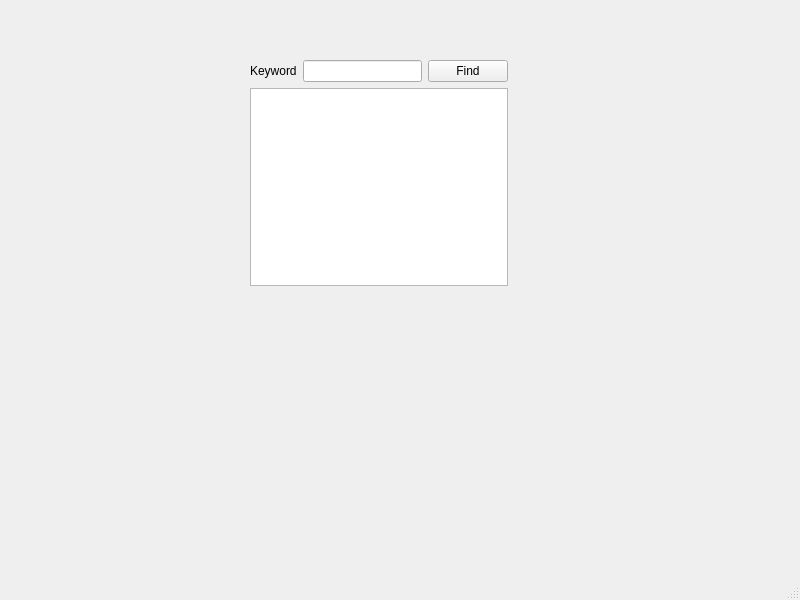
<?xml version="1.0" encoding="UTF-8"?>
<ui version="4.0">
 <class>TextFinder</class>
 <widget class="QMainWindow" name="TextFinder">
  <property name="geometry">
   <rect>
    <x>0</x>
    <y>0</y>
    <width>800</width>
    <height>600</height>
   </rect>
  </property>
  <property name="windowTitle">
   <string>TextFinder</string>
  </property>
  <widget class="QWidget" name="centralwidget">
   <widget class="QWidget" name="">
    <property name="geometry">
     <rect>
      <x>250</x>
      <y>60</y>
      <width>258</width>
      <height>226</height>
     </rect>
    </property>
    <layout class="QVBoxLayout" name="verticalLayout">
     <item>
      <layout class="QGridLayout" name="gridLayout">
       <item row="0" column="0">
        <widget class="QLabel" name="Keyword">
         <property name="text">
          <string>Keyword</string>
         </property>
        </widget>
       </item>
       <item row="0" column="1">
        <widget class="QLineEdit" name="lineEdit"/>
       </item>
       <item row="0" column="2">
        <widget class="QPushButton" name="findButton">
         <property name="text">
          <string>Find</string>
         </property>
        </widget>
       </item>
      </layout>
     </item>
     <item>
      <widget class="QTextEdit" name="textEdit"/>
     </item>
    </layout>
   </widget>
  </widget>
  <widget class="QMenuBar" name="menubar">
   <property name="geometry">
    <rect>
     <x>0</x>
     <y>0</y>
     <width>800</width>
     <height>21</height>
    </rect>
   </property>
  </widget>
  <widget class="QStatusBar" name="statusbar"/>
 </widget>
 <resources/>
 <connections/>
</ui>
